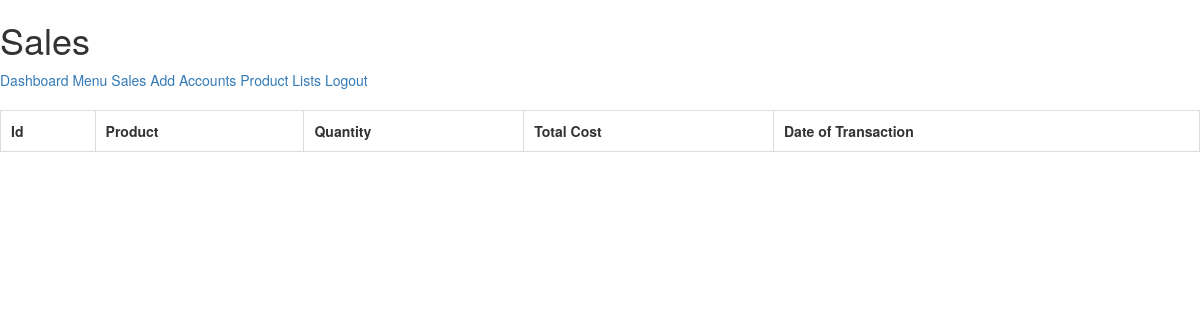
Page /views/sales.php (signed in) on the earlier database version.
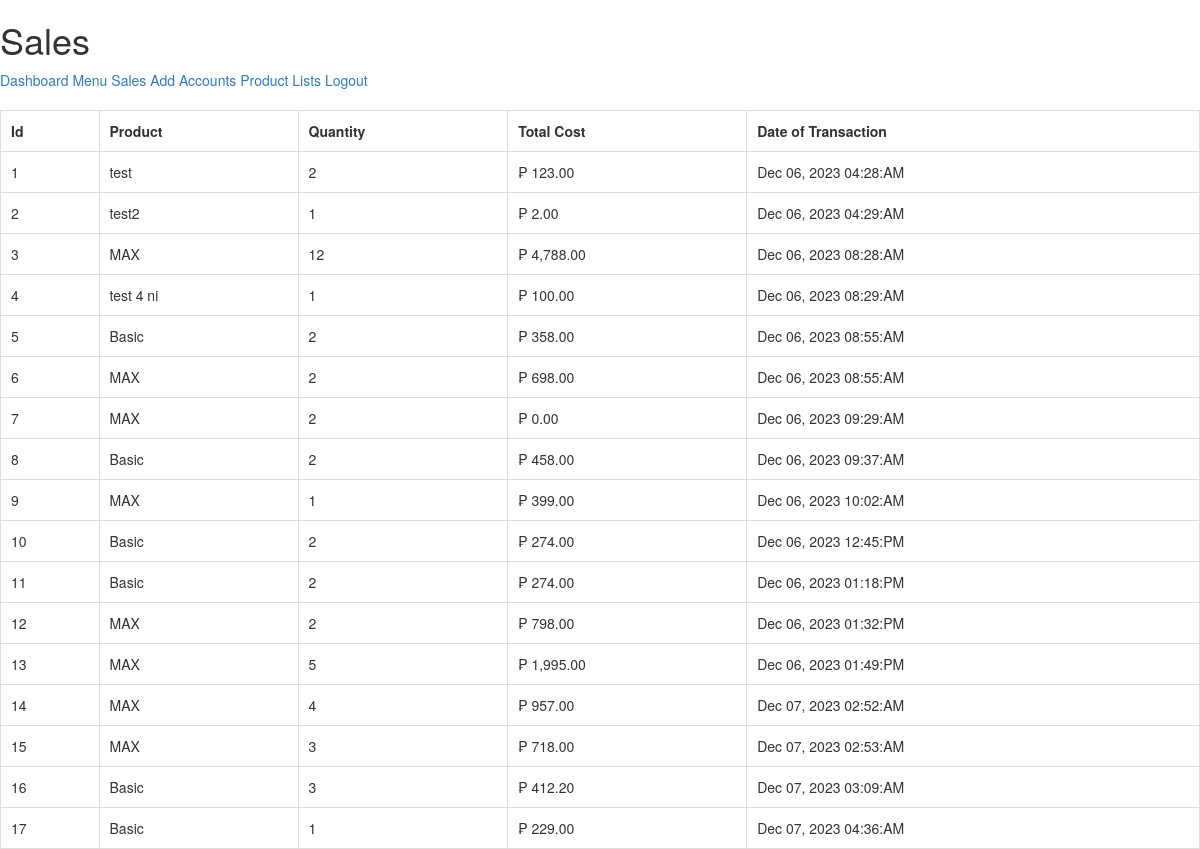
Same page on the later database version.
### tables this page shows
CREATE TABLE `transactions` (
  `id` int(11) NOT NULL,
  `product_name` varchar(11) DEFAULT NULL,
  `quantity` int(11) DEFAULT NULL,
  `total_cost` float DEFAULT NULL,
  `transaction_Date` timestamp(6) NULL DEFAULT NULL
);

### classes/Database.php (called while the page is built, shortened)
<?php
class Database {
    private $host = 'localhost';
    private $username = 'root';
    private $password = 'root';
    private $database = 'php-oop';
    public function connect() {
        $conn = new mysqli($this->host, $this->username, $this->password, $this->database);
        return $conn;
    }
}
?>

### classes/Product.php (called while the page is built, shortened)
<?php
require_once 'Database.php';
class Product
{
    private $conn;
    public function __construct()
    {
        $db = new Database();
        $this->conn = $db->connect();
    }
    public function getAllSales()
    {
        $result = $this->conn->query("SELECT * FROM transactions");
        return $result->fetch_all(MYSQLI_ASSOC);
    }
}

### views/sales.php (the view, shortened to what this page needs)
<?php
require_once '../classes/Product.php';
$sale = new Product();
$sales = $sale->getAllSales();
?>
<!DOCTYPE html>
<html lang="en">
<head>
    <link rel="stylesheet" href="https://maxcdn.bootstrapcdn.com/bootstrap/3.3.7/css/bootstrap.min.css">
</head>
<body>
    <h1>Sales</h1>
    <?php include 'sidebar.php'; ?>
    <table>
        <tr>
            <th>Id</th>
            <th>Product</th>
            <th>Quantity</th>
            <th>Total Cost</th>
            <th>Date of Transaction</th>
        </tr>
        <?php foreach ($sales as $sale) : ?>
            <tr>
                <td><?php echo $sale['id']; ?></td>
                <td><?php echo $sale['product_name']; ?></td>
                <td><?php echo $sale['quantity']; ?></td>
                <td>₱ <?php echo number_format( $sale['total_cost'], 2, '.', ','); ?></td>
                <td><?php
                    $date = date_create($sale['transaction_Date']);
                    echo date_format($date, "M d, Y h:i:A");
                ?></td>
            </tr>
        <?php endforeach; ?>
    </table>
</body>
</html>

### views/sidebar.php (shortened to what this page needs)
<a href="dashboard.php">Dashboard</a>
<a href="menu.php">Menu</a>
<a href="sales.php">Sales</a>
<a href="add-account.php">Add Accounts</a>
<a href="products.php">Product Lists</a>
<a href="logout.php">Logout</a>

### views/sales.php (style rules this page uses)
table { width: 100%; border-collapse: collapse; margin-top: 20px; }
table, th, td { border: 1px solid #ddd; }
th, td { padding: 10px; text-align: left; }

Differences in the rows shown:
added transactions: id "1", product_name "test", quantity "2", total_cost "123.00", transaction_Date "Dec 06, 2023 04:28:AM"
added transactions: id "2", product_name "test2", quantity "1", total_cost "2.00", transaction_Date "Dec 06, 2023 04:29:AM"
added transactions: id "3", product_name "MAX", quantity "12", total_cost "4,788.00", transaction_Date "Dec 06, 2023 08:28:AM"
added transactions: id "4", product_name "test 4 ni", quantity "1", total_cost "100.00", transaction_Date "Dec 06, 2023 08:29:AM"
added transactions: id "5", product_name "Basic", quantity "2", total_cost "358.00", transaction_Date "Dec 06, 2023 08:55:AM"
added transactions: id "6", product_name "MAX", quantity "2", total_cost "698.00", transaction_Date "Dec 06, 2023 08:55:AM"
added transactions: id "7", product_name "MAX", quantity "2", total_cost "0.00", transaction_Date "Dec 06, 2023 09:29:AM"
added transactions: id "8", product_name "Basic", quantity "2", total_cost "458.00", transaction_Date "Dec 06, 2023 09:37:AM"
added transactions: id "9", product_name "MAX", quantity "1", total_cost "399.00", transaction_Date "Dec 06, 2023 10:02:AM"
added transactions: id "10", product_name "Basic", quantity "2", total_cost "274.00", transaction_Date "Dec 06, 2023 12:45:PM"
added transactions: id "11", product_name "Basic", quantity "2", total_cost "274.00", transaction_Date "Dec 06, 2023 01:18:PM"
added transactions: id "12", product_name "MAX", quantity "2", total_cost "798.00", transaction_Date "Dec 06, 2023 01:32:PM"
added transactions: id "13", product_name "MAX", quantity "5", total_cost "1,995.00", transaction_Date "Dec 06, 2023 01:49:PM"
added transactions: id "14", product_name "MAX", quantity "4", total_cost "957.00", transaction_Date "Dec 07, 2023 02:52:AM"
added transactions: id "15", product_name "MAX", quantity "3", total_cost "718.00", transaction_Date "Dec 07, 2023 02:53:AM"
added transactions: id "16", product_name "Basic", quantity "3", total_cost "412.20", transaction_Date "Dec 07, 2023 03:09:AM"
added transactions: id "17", product_name "Basic", quantity "1", total_cost "229.00", transaction_Date "Dec 07, 2023 04:36:AM"
